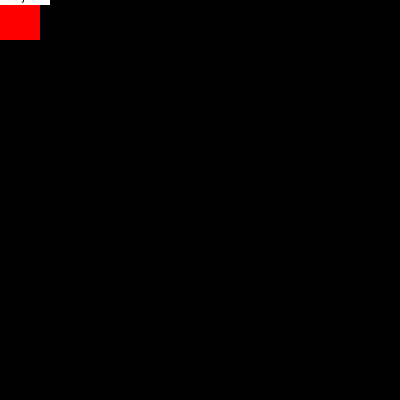
Frame 1 (no input)
Frame 60 (the mouse pressed at the canvas centre just before this capture): identical to frame 1, image omitted
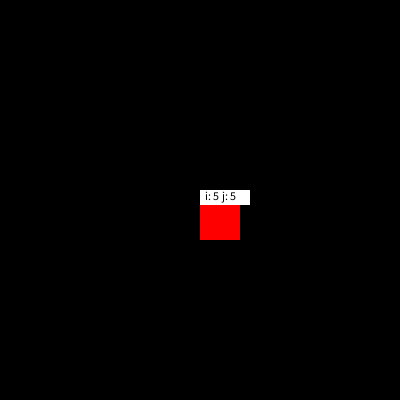
Frame 120 (the mouse held since frame 60 and released just before this capture)

The Processing sketch that drew these frames (run headless with seeded random() and noise(); from frame 60 on, the mouse is pressed at the canvas centre):

// Processing sketch: processing_86663
// ── processing_86663.pde

 
 int colonnes = 10;
 int rangees = 10;
 
 float largeurColonne;
 float hauteurRangee;
  
  void setup() {
    size(400,400);
    smooth();
    
    largeurColonne = width/colonnes;
    hauteurRangee = height/rangees;
  
  }
  
  
  void draw() {
  
     background(220);
     noStroke();
  
 
  int iSouris = int(mouseX / largeurColonne);
  int jSouris = int(mouseY / hauteurRangee);
  
  
  
  
  for ( int i =0; i < colonnes;  i++ ) {
   for ( int j = 0; j < rangees; j++ ) {
   
       if ( i == iSouris && j == jSouris ) {
        fill(255,0,0);
        } else {
        fill(0,i/colonnes*255,j/rangees*255);
        }
        
        rect( i*largeurColonne , j*hauteurRangee , largeurColonne , hauteurRangee );
   
    }
  }
  
  fill(255);
  rect(mouseX,mouseY-10,50,15);
  fill(0);
  text("i: " + iSouris + " " + "j: " + jSouris, mouseX+5, mouseY);
  
  
  
  }
  
  

 
  
  
  
  
  
